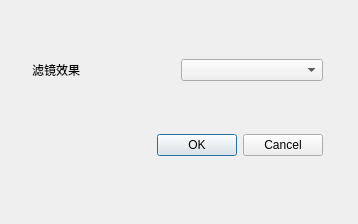
<?xml version="1.0" encoding="UTF-8"?>
<ui version="4.0">
 <class>Dialog</class>
 <widget class="QDialog" name="Dialog">
  <property name="geometry">
   <rect>
    <x>0</x>
    <y>0</y>
    <width>358</width>
    <height>224</height>
   </rect>
  </property>
  <property name="windowTitle">
   <string>Dialog</string>
  </property>
  <widget class="QWidget" name="">
   <property name="geometry">
    <rect>
     <x>32</x>
     <y>12</y>
     <width>291</width>
     <height>191</height>
    </rect>
   </property>
   <layout class="QVBoxLayout" name="verticalLayout">
    <item>
     <layout class="QHBoxLayout" name="horizontalLayout">
      <item>
       <widget class="QLabel" name="label">
        <property name="text">
         <string>滤镜效果</string>
        </property>
       </widget>
      </item>
      <item>
       <widget class="QComboBox" name="comboBox"/>
      </item>
     </layout>
    </item>
    <item>
     <widget class="QDialogButtonBox" name="buttonBox">
      <property name="orientation">
       <enum>Qt::Horizontal</enum>
      </property>
      <property name="standardButtons">
       <set>QDialogButtonBox::Cancel|QDialogButtonBox::Ok</set>
      </property>
     </widget>
    </item>
   </layout>
  </widget>
 </widget>
 <resources/>
 <connections>
  <connection>
   <sender>buttonBox</sender>
   <signal>accepted()</signal>
   <receiver>Dialog</receiver>
   <slot>accept()</slot>
   <hints>
    <hint type="sourcelabel">
     <x>248</x>
     <y>254</y>
    </hint>
    <hint type="destinationlabel">
     <x>157</x>
     <y>274</y>
    </hint>
   </hints>
  </connection>
  <connection>
   <sender>buttonBox</sender>
   <signal>rejected()</signal>
   <receiver>Dialog</receiver>
   <slot>reject()</slot>
   <hints>
    <hint type="sourcelabel">
     <x>316</x>
     <y>260</y>
    </hint>
    <hint type="destinationlabel">
     <x>286</x>
     <y>274</y>
    </hint>
   </hints>
  </connection>
 </connections>
</ui>
